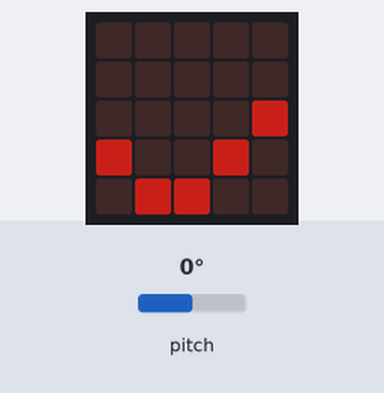
Bench run of a program on a simulated Calliope mini (MakeCode). On the bench: the board's 5×5 LED display. The test bench sets the inputs (shaded band); at power-on: pitch 0°. Dim RGB values are drawn brighter than linear; random numbers come from a fixed seed.

Above: at 1.6 s.
1.7 s: pitch set to -2°
At 2.8 s:
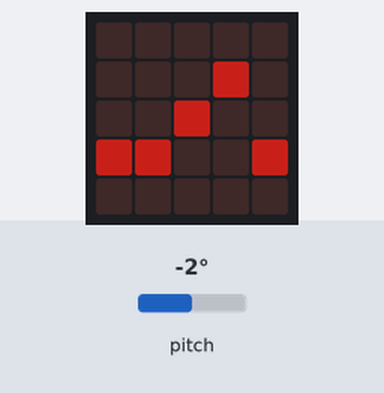
5.8 s: pitch set to 0°
At 6.9 s:
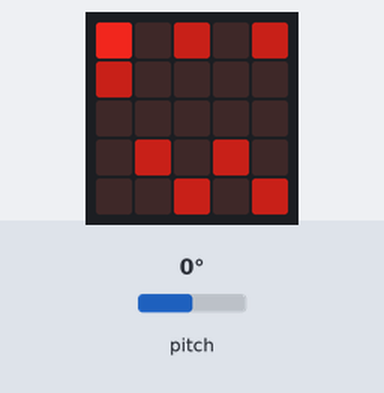
9.9 s: pitch set to -172°
At 10.7 s:
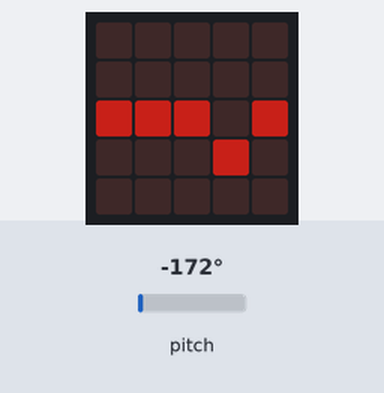
14.0 s: pitch set to 90°
At 15.1 s:
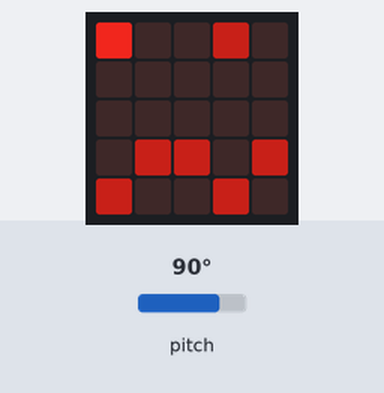
18.1 s: pitch set to -90°
At 19.1 s:
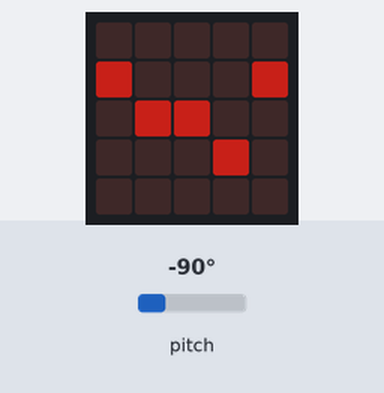
22.2 s: pitch set to 172°
At 22.9 s:
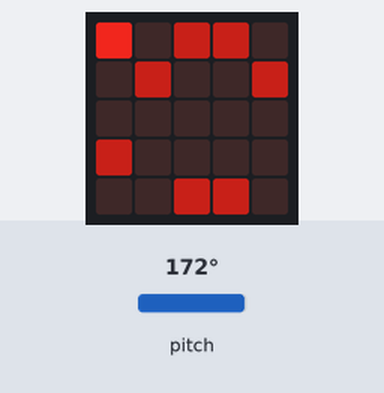
Timing chart, 0 to 25.2 s (numbered marks = the images above; inputs shaded):
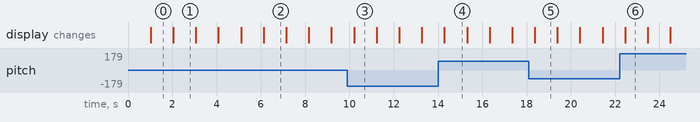

The program:

main.ts
```typescript
//let level1 = [0, 0, 1, 1, 0, -1, -1, 0, 0, 1, 1, 0, -1, -1, 0, 0, 1, 1, 0, -1, -1, 0, 0, 1, 1, 0, -1, -1]
let level1 = [0, 0, 1, 1, 0]
let xProgression = 0
let yOffset = 0
let deltaYRunner = 0
let lastDirection = 0

led.setDisplayMode(DisplayMode.BlackAndWhite)
basic.clearScreen()

basic.forever(function () {
    // nach hinten gekippt
    if (input.rotation(Rotation.Pitch) < 0) {
    	yOffset--

        if (lastDirection === -1) {
            deltaYRunner -= 2
        } else {
            deltaYRunner -= 1
        }

        lastDirection = -1
    } else {
        yOffset++

        if (lastDirection === 1) {
            deltaYRunner += 2
        } else {
            deltaYRunner += 1
        }

        lastDirection = +1
    }

    paint()
    pause(1000);
    xProgression++;
    level1.push(randint(-1, 1))
})

function paint()
{
    basic.clearScreen()
    paintCave();
    paintRunner();
}

function paintCave()
{
    let brightness = 100

    for (let x = 0; x < 5; x++) {
        let yCave = level1.get(xProgression + x)

        if (typeof yCave === 'number') {
            led.plotBrightness(x, 1 + yCave + yOffset, brightness)
            led.plotBrightness(x, 5 + yCave + yOffset, brightness)
        }
    }
}

function paintRunner()
{
    let brightness = 210
    led.plotBrightness(0, 3 + deltaYRunner, brightness)

}
```

test.ts
```typescript
// Hier kann man Tests durchführen; diese Datei wird nicht kompiliert, wenn dieses Paket als Erweiterung verwendet wird.
```

Measured:
- the behaviour switches between 0 and -1° on pitch (found by bisection; images 0 and 1)
- what the display in image 1 shows lasts 1.1 s, from 2.0 s to 3.1 s
